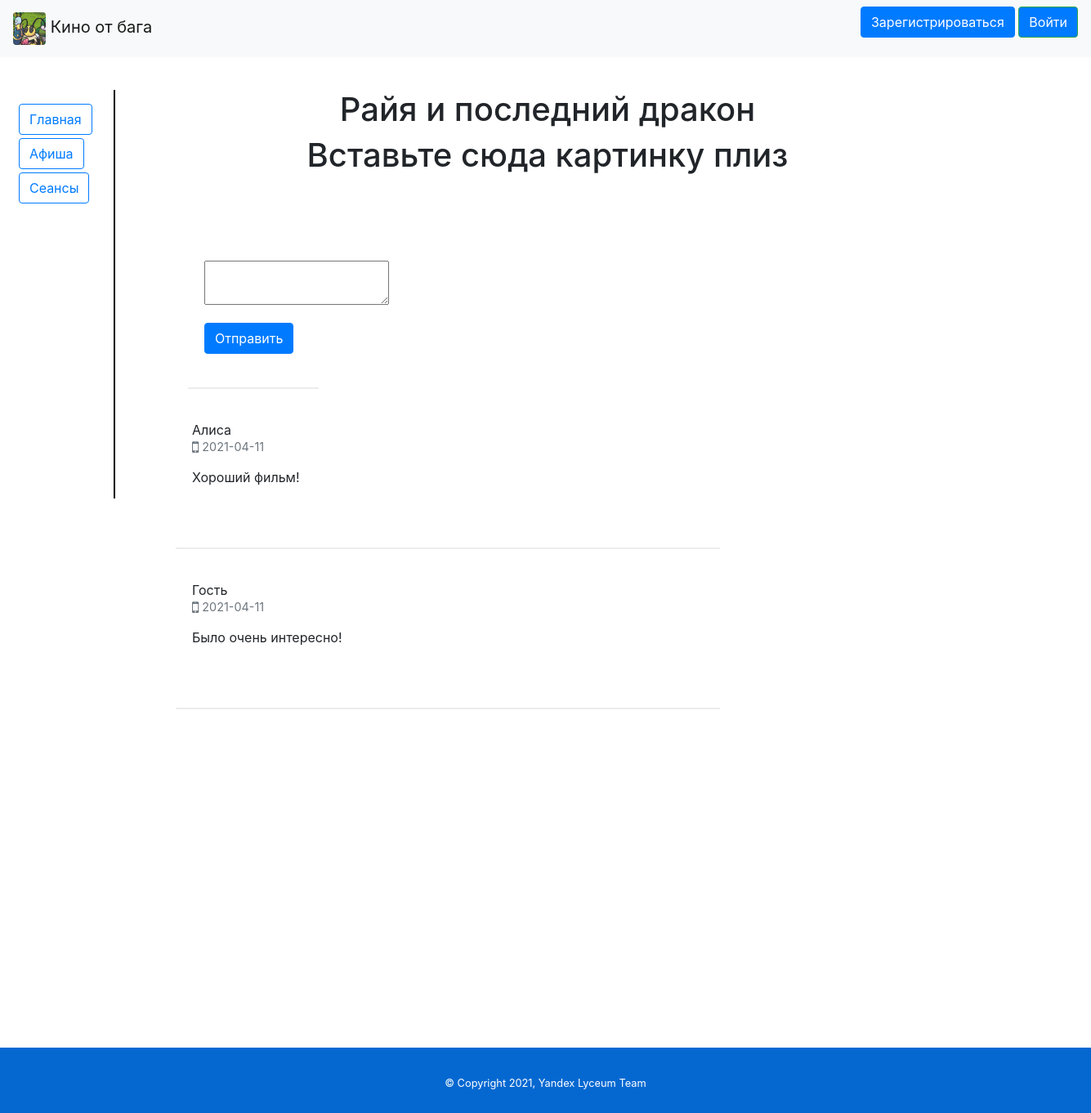
The app's page /film-info?id=1, older data.
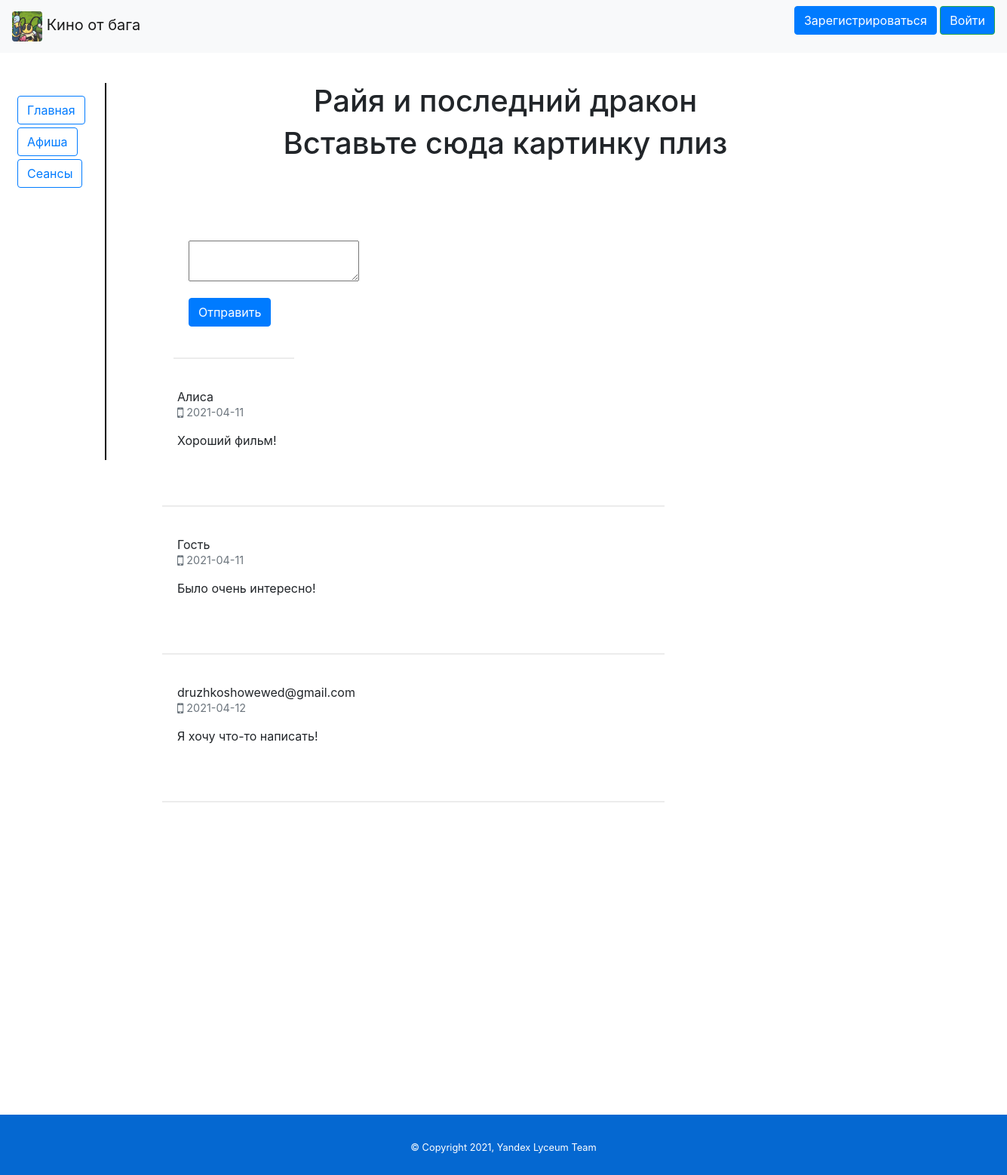
The same page, newer data.
### data/films.py (models this page shows, shortened)
class Films(SqlAlchemyBase):
    __tablename__ = 'films'
    id = sqlalchemy.Column(sqlalchemy.Integer, primary_key=True, autoincrement=True)
    name = sqlalchemy.Column(sqlalchemy.String, nullable=True)
    length = sqlalchemy.Column(sqlalchemy.Integer, default=120)
    image_route = sqlalchemy.Column(sqlalchemy.Integer, nullable=True)
    age_restriction = sqlalchemy.Column(sqlalchemy.Integer, default=0)
    description = sqlalchemy.Column(sqlalchemy.String, nullable=True, default='Film')

### data/review.py (models this page shows)
class Review(SqlAlchemyBase):
    __tablename__ = 'comms'
    id = sqlalchemy.Column(sqlalchemy.Integer, primary_key=True, autoincrement=True)
    name = sqlalchemy.Column(sqlalchemy.String, nullable=False)
    date = sqlalchemy.Column(sqlalchemy.Text, nullable=False)
    comment = sqlalchemy.Column(sqlalchemy.Text, nullable=False)
    film_id = sqlalchemy.Column(sqlalchemy.Integer, nullable=False)

### main.py (the view, shortened to what this page needs)
@app.route('/film-info', methods=['GET', 'POST'])
def film_info():
    form = ReviewForm()
    db_sess = db_session.create_session()
    film_id = request.args.get('id')
    reviews = db_sess.query(Review).filter_by(film_id=film_id).all()
    title = db_sess.query(Films).filter_by(id=film_id).first().name
    return render_template('film_info.html', title=title, reviews=reviews, form=form)

### forms/write_comment.py
class ReviewForm(FlaskForm):
    comment = TextAreaField('Оставьте отзыв', validators=[DataRequired()])
    submit = SubmitField('Отправить')

### data/db_session.py (called while the page is built)
def create_session() -> Session:
    global __factory
    return __factory()

### templates/film_info.html (shortened to what this page needs)
{% extends "base.html" %}
{% block content %}
<h1>{{title}}</h1>
<h1>Вставьте сюда картинку плиз</h1>
<link rel="stylesheet" href="https://cdnjs.cloudflare.com/ajax/libs/font-awesome/4.7.0/css/font-awesome.min.css" />
<link href="{{ url_for('static', filename='css/comment_section_style.css') }}" rel='stylesheet'>
<br><br><br>
<section class="container">
<div class="row">
<form action="" method="post">
<div class="col-md-12">
<div class="panel" style='width:60%;'>
 <div class="panel-body">
    <p placeholder="Добавьте Ваш комментарий">{{ form.comment }}</p>
    <p >{{ form.submit(type="submit", class="btn btn-primary") }}</p>
 </div>
 </div>
</div>
</form>
</div>
{% for i in reviews %}
<div class="row">
    <div class="panel">
        <div class="panel-body">
            <div class="media-block">
                <div class="media-body">
                    <div class="mar-btm">
                        <a class="btn-link text-semibold media-heading box-inline">{{i.name}}</a>
                        <p class="text-muted text-sm"><i class="fa fa-mobile fa-lg"></i>   {{i.date}}</p>
                    </div>
                        <p>{{i.comment}}</p>
                    <div class="pad-ver">
                    </div>
                </div>
            </div>
        </div>
    </div>
</div>
{% endfor %}
</section>
{% endblock %}

### templates/base.html (shortened to what this page needs)
<!doctype html>
<html lang="en">
<head>
    <link rel="stylesheet"
          href="https://stackpath.bootstrapcdn.com/bootstrap/4.4.1/css/bootstrap.min.css"
>
          <link href="{{ url_for('static', filename='css/style.css') }}" rel='stylesheet'>
</head>
<body>
<header>
    <nav class="navbar navbar-light bg-light">
        <div class='to_main'>
        <a class="navbar-brand" href="http://127.0.0.1:5000/">
            <img src="{{ url_for('static', filename='img/bug.jpg') }}" class="rounded float-start" alt="" width="40" height="40">
            Кино от бага
        </a>
    </div>
        {% if current_user.is_authenticated %}
            <a class="navbar-brand" href="/logout">{{ current_user.name }}</a>
        {% else %}
            <p>
                <a class="btn btn-primary " href="/register">Зарегистрироваться</a>
                <a class="btn btn-success" href="/login">Войти</a>
            </p>
        {% endif %}
    </nav>
    <div class="side_bar">
    <div class="item_in_side_bar">
        <a class="btn btn-outline-primary" href="/">Главная</a>
    </div>
    <div class="item_in_side_bar">
        <a class="btn btn-outline-primary" href="/hire">Афиша</a>
    </div>
    <div class="item_in_side_bar">
        <a class="btn btn-outline-primary" href="/sessions">Сеансы</a>
    </div>
    </div>
</header>
<main role="main" class="container">
        {% block content %}{% endblock %}
</main>
<footer>
    <small class='copyright'>&copy; Copyright 2021, Yandex Lyceum Team</small>
</footer>
</body>
</html>

### static/css/style.css (style rules this page uses)
h1, h2 { text-align: center; }
main { margin-top: 3%; margin-bottom: 30%; position: relative; }
.btn-success { background-color: #007bff !important; }
.side_bar { z-index: 1; position: fixed; margin-top: 3%; margin-left: 1px; display: flex; flex-direction: column; width: 140px; height: 500px; border-right: 2px solid black; padding: 15px 20px; float: left; font-size: 18px; }
.item_in_side_bar { margin: 2% 2% 2% 2%; width: 50px; }
nav { display: block; }
.container { flex-flow: wrap; margin-left: 180px; }
footer { padding: 30px; height: 80px; width: 100%; position: sticky; background-color: #0568d1; color: white; text-align: center; }
.copyright { text-align: center; }

### static/css/comment_section_style.css (style rules this page uses)
.container { margin-left: 100px; }
.panel { box-shadow: 0 2px 0 rgba(0,0,0,0.075); border-radius: 0; border: 0; margin-bottom: 15px; width: 60% !important; }
.panel .panel-footer, .panel>:last-child { border-bottom-left-radius: 0; border-bottom-right-radius: 0; }
.panel .panel-heading, .panel>:first-child { border-top-left-radius: 0; border-top-right-radius: 0; }
.panel-body { padding: 25px 20px; }
.media-block .media-body { display: block; overflow: hidden; width: auto }
.text-muted, a.text-muted:hover, a.text-muted:focus { color: #acacac; }
.text-sm { font-size: 0.9em; }
.text-5x, .text-4x, .text-5x, .text-2x, .text-lg, .text-sm, .text-xs { line-height: 1.25; }

Row changes from the older to the newer data that the page shows:
added Review: name "druzhkoshowewed@gmail.com", date "2021-04-12", comment "Я хочу что-то написать!"
